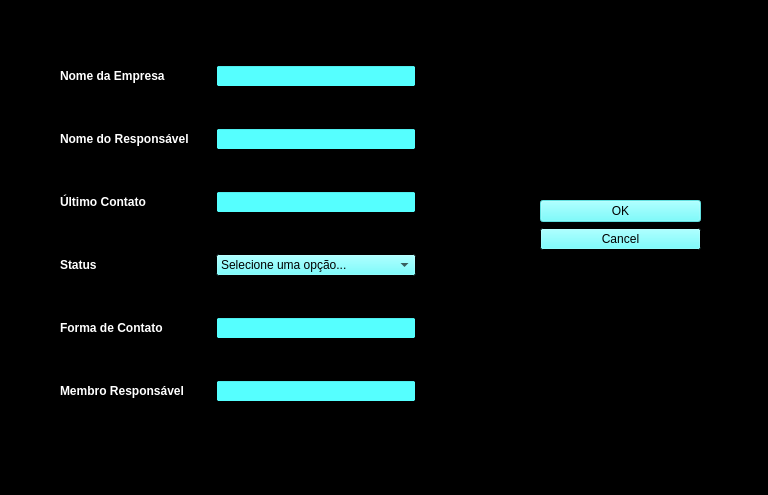
<?xml version="1.0" encoding="UTF-8"?>
<ui version="4.0">
 <class>create_lead</class>
 <widget class="QDialog" name="create_lead">
  <property name="geometry">
   <rect>
    <x>0</x>
    <y>0</y>
    <width>768</width>
    <height>495</height>
   </rect>
  </property>
  <property name="palette">
   <palette>
    <active>
     <colorrole role="WindowText">
      <brush brushstyle="SolidPattern">
       <color alpha="255">
        <red>255</red>
        <green>255</green>
        <blue>255</blue>
       </color>
      </brush>
     </colorrole>
     <colorrole role="Button">
      <brush brushstyle="SolidPattern">
       <color alpha="255">
        <red>85</red>
        <green>255</green>
        <blue>255</blue>
       </color>
      </brush>
     </colorrole>
     <colorrole role="Light">
      <brush brushstyle="SolidPattern">
       <color alpha="255">
        <red>255</red>
        <green>255</green>
        <blue>255</blue>
       </color>
      </brush>
     </colorrole>
     <colorrole role="Midlight">
      <brush brushstyle="SolidPattern">
       <color alpha="255">
        <red>0</red>
        <green>0</green>
        <blue>0</blue>
       </color>
      </brush>
     </colorrole>
     <colorrole role="Dark">
      <brush brushstyle="SolidPattern">
       <color alpha="255">
        <red>0</red>
        <green>0</green>
        <blue>0</blue>
       </color>
      </brush>
     </colorrole>
     <colorrole role="Mid">
      <brush brushstyle="SolidPattern">
       <color alpha="255">
        <red>0</red>
        <green>0</green>
        <blue>0</blue>
       </color>
      </brush>
     </colorrole>
     <colorrole role="Text">
      <brush brushstyle="SolidPattern">
       <color alpha="255">
        <red>0</red>
        <green>0</green>
        <blue>0</blue>
       </color>
      </brush>
     </colorrole>
     <colorrole role="BrightText">
      <brush brushstyle="SolidPattern">
       <color alpha="255">
        <red>255</red>
        <green>255</green>
        <blue>255</blue>
       </color>
      </brush>
     </colorrole>
     <colorrole role="ButtonText">
      <brush brushstyle="SolidPattern">
       <color alpha="255">
        <red>0</red>
        <green>0</green>
        <blue>0</blue>
       </color>
      </brush>
     </colorrole>
     <colorrole role="Base">
      <brush brushstyle="SolidPattern">
       <color alpha="255">
        <red>85</red>
        <green>255</green>
        <blue>255</blue>
       </color>
      </brush>
     </colorrole>
     <colorrole role="Window">
      <brush brushstyle="SolidPattern">
       <color alpha="255">
        <red>0</red>
        <green>0</green>
        <blue>0</blue>
       </color>
      </brush>
     </colorrole>
     <colorrole role="Shadow">
      <brush brushstyle="SolidPattern">
       <color alpha="255">
        <red>0</red>
        <green>0</green>
        <blue>0</blue>
       </color>
      </brush>
     </colorrole>
     <colorrole role="Highlight">
      <brush brushstyle="SolidPattern">
       <color alpha="255">
        <red>85</red>
        <green>255</green>
        <blue>255</blue>
       </color>
      </brush>
     </colorrole>
     <colorrole role="HighlightedText">
      <brush brushstyle="SolidPattern">
       <color alpha="255">
        <red>0</red>
        <green>0</green>
        <blue>0</blue>
       </color>
      </brush>
     </colorrole>
     <colorrole role="Link">
      <brush brushstyle="SolidPattern">
       <color alpha="255">
        <red>85</red>
        <green>255</green>
        <blue>255</blue>
       </color>
      </brush>
     </colorrole>
     <colorrole role="AlternateBase">
      <brush brushstyle="SolidPattern">
       <color alpha="255">
        <red>170</red>
        <green>255</green>
        <blue>255</blue>
       </color>
      </brush>
     </colorrole>
     <colorrole role="ToolTipBase">
      <brush brushstyle="SolidPattern">
       <color alpha="255">
        <red>0</red>
        <green>0</green>
        <blue>0</blue>
       </color>
      </brush>
     </colorrole>
     <colorrole role="ToolTipText">
      <brush brushstyle="SolidPattern">
       <color alpha="255">
        <red>0</red>
        <green>0</green>
        <blue>0</blue>
       </color>
      </brush>
     </colorrole>
     <colorrole role="PlaceholderText">
      <brush brushstyle="SolidPattern">
       <color alpha="128">
        <red>85</red>
        <green>85</green>
        <blue>0</blue>
       </color>
      </brush>
     </colorrole>
    </active>
    <inactive>
     <colorrole role="WindowText">
      <brush brushstyle="SolidPattern">
       <color alpha="255">
        <red>255</red>
        <green>255</green>
        <blue>255</blue>
       </color>
      </brush>
     </colorrole>
     <colorrole role="Button">
      <brush brushstyle="SolidPattern">
       <color alpha="255">
        <red>85</red>
        <green>255</green>
        <blue>255</blue>
       </color>
      </brush>
     </colorrole>
     <colorrole role="Light">
      <brush brushstyle="SolidPattern">
       <color alpha="255">
        <red>255</red>
        <green>255</green>
        <blue>255</blue>
       </color>
      </brush>
     </colorrole>
     <colorrole role="Midlight">
      <brush brushstyle="SolidPattern">
       <color alpha="255">
        <red>0</red>
        <green>0</green>
        <blue>0</blue>
       </color>
      </brush>
     </colorrole>
     <colorrole role="Dark">
      <brush brushstyle="SolidPattern">
       <color alpha="255">
        <red>0</red>
        <green>0</green>
        <blue>0</blue>
       </color>
      </brush>
     </colorrole>
     <colorrole role="Mid">
      <brush brushstyle="SolidPattern">
       <color alpha="255">
        <red>0</red>
        <green>0</green>
        <blue>0</blue>
       </color>
      </brush>
     </colorrole>
     <colorrole role="Text">
      <brush brushstyle="SolidPattern">
       <color alpha="255">
        <red>0</red>
        <green>0</green>
        <blue>0</blue>
       </color>
      </brush>
     </colorrole>
     <colorrole role="BrightText">
      <brush brushstyle="SolidPattern">
       <color alpha="255">
        <red>255</red>
        <green>255</green>
        <blue>255</blue>
       </color>
      </brush>
     </colorrole>
     <colorrole role="ButtonText">
      <brush brushstyle="SolidPattern">
       <color alpha="255">
        <red>0</red>
        <green>0</green>
        <blue>0</blue>
       </color>
      </brush>
     </colorrole>
     <colorrole role="Base">
      <brush brushstyle="SolidPattern">
       <color alpha="255">
        <red>85</red>
        <green>255</green>
        <blue>255</blue>
       </color>
      </brush>
     </colorrole>
     <colorrole role="Window">
      <brush brushstyle="SolidPattern">
       <color alpha="255">
        <red>0</red>
        <green>0</green>
        <blue>0</blue>
       </color>
      </brush>
     </colorrole>
     <colorrole role="Shadow">
      <brush brushstyle="SolidPattern">
       <color alpha="255">
        <red>0</red>
        <green>0</green>
        <blue>0</blue>
       </color>
      </brush>
     </colorrole>
     <colorrole role="Highlight">
      <brush brushstyle="SolidPattern">
       <color alpha="255">
        <red>85</red>
        <green>255</green>
        <blue>255</blue>
       </color>
      </brush>
     </colorrole>
     <colorrole role="HighlightedText">
      <brush brushstyle="SolidPattern">
       <color alpha="255">
        <red>0</red>
        <green>0</green>
        <blue>0</blue>
       </color>
      </brush>
     </colorrole>
     <colorrole role="Link">
      <brush brushstyle="SolidPattern">
       <color alpha="255">
        <red>85</red>
        <green>255</green>
        <blue>255</blue>
       </color>
      </brush>
     </colorrole>
     <colorrole role="AlternateBase">
      <brush brushstyle="SolidPattern">
       <color alpha="255">
        <red>170</red>
        <green>255</green>
        <blue>255</blue>
       </color>
      </brush>
     </colorrole>
     <colorrole role="ToolTipBase">
      <brush brushstyle="SolidPattern">
       <color alpha="255">
        <red>0</red>
        <green>0</green>
        <blue>0</blue>
       </color>
      </brush>
     </colorrole>
     <colorrole role="ToolTipText">
      <brush brushstyle="SolidPattern">
       <color alpha="255">
        <red>0</red>
        <green>0</green>
        <blue>0</blue>
       </color>
      </brush>
     </colorrole>
     <colorrole role="PlaceholderText">
      <brush brushstyle="SolidPattern">
       <color alpha="128">
        <red>85</red>
        <green>85</green>
        <blue>0</blue>
       </color>
      </brush>
     </colorrole>
    </inactive>
    <disabled>
     <colorrole role="WindowText">
      <brush brushstyle="SolidPattern">
       <color alpha="255">
        <red>0</red>
        <green>0</green>
        <blue>0</blue>
       </color>
      </brush>
     </colorrole>
     <colorrole role="Button">
      <brush brushstyle="SolidPattern">
       <color alpha="255">
        <red>85</red>
        <green>255</green>
        <blue>255</blue>
       </color>
      </brush>
     </colorrole>
     <colorrole role="Light">
      <brush brushstyle="SolidPattern">
       <color alpha="255">
        <red>255</red>
        <green>255</green>
        <blue>255</blue>
       </color>
      </brush>
     </colorrole>
     <colorrole role="Midlight">
      <brush brushstyle="SolidPattern">
       <color alpha="255">
        <red>0</red>
        <green>0</green>
        <blue>0</blue>
       </color>
      </brush>
     </colorrole>
     <colorrole role="Dark">
      <brush brushstyle="SolidPattern">
       <color alpha="255">
        <red>0</red>
        <green>0</green>
        <blue>0</blue>
       </color>
      </brush>
     </colorrole>
     <colorrole role="Mid">
      <brush brushstyle="SolidPattern">
       <color alpha="255">
        <red>0</red>
        <green>0</green>
        <blue>0</blue>
       </color>
      </brush>
     </colorrole>
     <colorrole role="Text">
      <brush brushstyle="SolidPattern">
       <color alpha="255">
        <red>0</red>
        <green>0</green>
        <blue>0</blue>
       </color>
      </brush>
     </colorrole>
     <colorrole role="BrightText">
      <brush brushstyle="SolidPattern">
       <color alpha="255">
        <red>255</red>
        <green>255</green>
        <blue>255</blue>
       </color>
      </brush>
     </colorrole>
     <colorrole role="ButtonText">
      <brush brushstyle="SolidPattern">
       <color alpha="255">
        <red>0</red>
        <green>0</green>
        <blue>0</blue>
       </color>
      </brush>
     </colorrole>
     <colorrole role="Base">
      <brush brushstyle="SolidPattern">
       <color alpha="255">
        <red>0</red>
        <green>0</green>
        <blue>0</blue>
       </color>
      </brush>
     </colorrole>
     <colorrole role="Window">
      <brush brushstyle="SolidPattern">
       <color alpha="255">
        <red>0</red>
        <green>0</green>
        <blue>0</blue>
       </color>
      </brush>
     </colorrole>
     <colorrole role="Shadow">
      <brush brushstyle="SolidPattern">
       <color alpha="255">
        <red>0</red>
        <green>0</green>
        <blue>0</blue>
       </color>
      </brush>
     </colorrole>
     <colorrole role="Highlight">
      <brush brushstyle="SolidPattern">
       <color alpha="255">
        <red>0</red>
        <green>120</green>
        <blue>215</blue>
       </color>
      </brush>
     </colorrole>
     <colorrole role="HighlightedText">
      <brush brushstyle="SolidPattern">
       <color alpha="255">
        <red>0</red>
        <green>0</green>
        <blue>0</blue>
       </color>
      </brush>
     </colorrole>
     <colorrole role="Link">
      <brush brushstyle="SolidPattern">
       <color alpha="255">
        <red>85</red>
        <green>255</green>
        <blue>255</blue>
       </color>
      </brush>
     </colorrole>
     <colorrole role="AlternateBase">
      <brush brushstyle="SolidPattern">
       <color alpha="255">
        <red>170</red>
        <green>255</green>
        <blue>255</blue>
       </color>
      </brush>
     </colorrole>
     <colorrole role="ToolTipBase">
      <brush brushstyle="SolidPattern">
       <color alpha="255">
        <red>0</red>
        <green>0</green>
        <blue>0</blue>
       </color>
      </brush>
     </colorrole>
     <colorrole role="ToolTipText">
      <brush brushstyle="SolidPattern">
       <color alpha="255">
        <red>0</red>
        <green>0</green>
        <blue>0</blue>
       </color>
      </brush>
     </colorrole>
     <colorrole role="PlaceholderText">
      <brush brushstyle="SolidPattern">
       <color alpha="128">
        <red>85</red>
        <green>85</green>
        <blue>0</blue>
       </color>
      </brush>
     </colorrole>
    </disabled>
   </palette>
  </property>
  <property name="windowTitle">
   <string>Adicionar lead</string>
  </property>
  <widget class="QDialogButtonBox" name="buttonBox">
   <property name="geometry">
    <rect>
     <x>540</x>
     <y>200</y>
     <width>161</width>
     <height>61</height>
    </rect>
   </property>
   <property name="orientation">
    <enum>Qt::Vertical</enum>
   </property>
   <property name="standardButtons">
    <set>QDialogButtonBox::Cancel|QDialogButtonBox::Ok</set>
   </property>
  </widget>
  <widget class="QWidget" name="layoutWidget">
   <property name="geometry">
    <rect>
     <x>60</x>
     <y>30</y>
     <width>371</width>
     <height>411</height>
    </rect>
   </property>
   <layout class="QVBoxLayout" name="verticalLayout">
    <item>
     <layout class="QHBoxLayout" name="horizontalLayout">
      <item>
       <widget class="QLabel" name="empresa_2">
        <property name="minimumSize">
         <size>
          <width>150</width>
          <height>0</height>
         </size>
        </property>
        <property name="font">
         <font>
          <weight>75</weight>
          <bold>true</bold>
         </font>
        </property>
        <property name="text">
         <string>Nome da Empresa</string>
        </property>
       </widget>
      </item>
      <item>
       <widget class="QLineEdit" name="empresa">
        <property name="minimumSize">
         <size>
          <width>200</width>
          <height>0</height>
         </size>
        </property>
        <property name="maximumSize">
         <size>
          <width>200</width>
          <height>16777215</height>
         </size>
        </property>
       </widget>
      </item>
      <item>
       <spacer name="horizontalSpacer_5">
        <property name="orientation">
         <enum>Qt::Horizontal</enum>
        </property>
        <property name="sizeHint" stdset="0">
         <size>
          <width>40</width>
          <height>20</height>
         </size>
        </property>
       </spacer>
      </item>
     </layout>
    </item>
    <item>
     <layout class="QHBoxLayout" name="horizontalLayout_2">
      <item>
       <widget class="QLabel" name="responsavel_2">
        <property name="minimumSize">
         <size>
          <width>150</width>
          <height>0</height>
         </size>
        </property>
        <property name="font">
         <font>
          <weight>75</weight>
          <bold>true</bold>
         </font>
        </property>
        <property name="text">
         <string>Nome do Responsável</string>
        </property>
       </widget>
      </item>
      <item>
       <widget class="QLineEdit" name="responsavel">
        <property name="minimumSize">
         <size>
          <width>200</width>
          <height>0</height>
         </size>
        </property>
        <property name="maximumSize">
         <size>
          <width>200</width>
          <height>16777215</height>
         </size>
        </property>
       </widget>
      </item>
      <item>
       <spacer name="horizontalSpacer_3">
        <property name="orientation">
         <enum>Qt::Horizontal</enum>
        </property>
        <property name="sizeHint" stdset="0">
         <size>
          <width>40</width>
          <height>20</height>
         </size>
        </property>
       </spacer>
      </item>
     </layout>
    </item>
    <item>
     <layout class="QHBoxLayout" name="horizontalLayout_6">
      <item>
       <widget class="QLabel" name="ultimo_contato">
        <property name="minimumSize">
         <size>
          <width>150</width>
          <height>0</height>
         </size>
        </property>
        <property name="font">
         <font>
          <weight>75</weight>
          <bold>true</bold>
         </font>
        </property>
        <property name="text">
         <string>Último Contato</string>
        </property>
       </widget>
      </item>
      <item>
       <widget class="QLineEdit" name="ultimoContato">
        <property name="minimumSize">
         <size>
          <width>200</width>
          <height>0</height>
         </size>
        </property>
        <property name="maximumSize">
         <size>
          <width>200</width>
          <height>16777215</height>
         </size>
        </property>
       </widget>
      </item>
      <item>
       <spacer name="horizontalSpacer_4">
        <property name="orientation">
         <enum>Qt::Horizontal</enum>
        </property>
        <property name="sizeHint" stdset="0">
         <size>
          <width>40</width>
          <height>20</height>
         </size>
        </property>
       </spacer>
      </item>
     </layout>
    </item>
    <item>
     <layout class="QHBoxLayout" name="horizontalLayout_3">
      <item>
       <widget class="QLabel" name="status">
        <property name="minimumSize">
         <size>
          <width>150</width>
          <height>0</height>
         </size>
        </property>
        <property name="font">
         <font>
          <weight>75</weight>
          <bold>true</bold>
         </font>
        </property>
        <property name="text">
         <string>Status</string>
        </property>
       </widget>
      </item>
      <item>
       <widget class="QComboBox" name="statusComboBox">
        <property name="minimumSize">
         <size>
          <width>200</width>
          <height>0</height>
         </size>
        </property>
        <item>
         <property name="text">
          <string>Selecione uma opção...</string>
         </property>
        </item>
        <item>
         <property name="text">
          <string>A Prospectar</string>
         </property>
        </item>
        <item>
         <property name="text">
          <string>Diagnostico</string>
         </property>
        </item>
        <item>
         <property name="text">
          <string>Proposta</string>
         </property>
        </item>
        <item>
         <property name="text">
          <string>Negociacao</string>
         </property>
        </item>
        <item>
         <property name="text">
          <string>Fechado</string>
         </property>
        </item>
        <item>
         <property name="text">
          <string>Perdido</string>
         </property>
        </item>
       </widget>
      </item>
      <item>
       <spacer name="horizontalSpacer">
        <property name="orientation">
         <enum>Qt::Horizontal</enum>
        </property>
        <property name="sizeHint" stdset="0">
         <size>
          <width>40</width>
          <height>20</height>
         </size>
        </property>
       </spacer>
      </item>
     </layout>
    </item>
    <item>
     <layout class="QHBoxLayout" name="horizontalLayout_4">
      <item>
       <widget class="QLabel" name="forma_contato">
        <property name="minimumSize">
         <size>
          <width>150</width>
          <height>0</height>
         </size>
        </property>
        <property name="font">
         <font>
          <weight>75</weight>
          <bold>true</bold>
         </font>
        </property>
        <property name="text">
         <string>Forma de Contato</string>
        </property>
       </widget>
      </item>
      <item>
       <widget class="QLineEdit" name="formaDeContato">
        <property name="minimumSize">
         <size>
          <width>200</width>
          <height>0</height>
         </size>
        </property>
        <property name="maximumSize">
         <size>
          <width>200</width>
          <height>16777215</height>
         </size>
        </property>
       </widget>
      </item>
      <item>
       <spacer name="horizontalSpacer_2">
        <property name="orientation">
         <enum>Qt::Horizontal</enum>
        </property>
        <property name="sizeHint" stdset="0">
         <size>
          <width>40</width>
          <height>20</height>
         </size>
        </property>
       </spacer>
      </item>
     </layout>
    </item>
    <item>
     <layout class="QHBoxLayout" name="horizontalLayout_5">
      <item>
       <widget class="QLabel" name="membro_2">
        <property name="minimumSize">
         <size>
          <width>150</width>
          <height>0</height>
         </size>
        </property>
        <property name="font">
         <font>
          <weight>75</weight>
          <bold>true</bold>
         </font>
        </property>
        <property name="text">
         <string>Membro Responsável</string>
        </property>
       </widget>
      </item>
      <item>
       <widget class="QLineEdit" name="membro">
        <property name="minimumSize">
         <size>
          <width>200</width>
          <height>0</height>
         </size>
        </property>
        <property name="maximumSize">
         <size>
          <width>200</width>
          <height>16777215</height>
         </size>
        </property>
       </widget>
      </item>
      <item>
       <spacer name="horizontalSpacer_6">
        <property name="orientation">
         <enum>Qt::Horizontal</enum>
        </property>
        <property name="sizeHint" stdset="0">
         <size>
          <width>40</width>
          <height>20</height>
         </size>
        </property>
       </spacer>
      </item>
     </layout>
    </item>
   </layout>
  </widget>
  <widget class="QLabel" name="logo">
   <property name="geometry">
    <rect>
     <x>500</x>
     <y>120</y>
     <width>360</width>
     <height>50</height>
    </rect>
   </property>
   <property name="minimumSize">
    <size>
     <width>360</width>
     <height>50</height>
    </size>
   </property>
   <property name="maximumSize">
    <size>
     <width>360</width>
     <height>50</height>
    </size>
   </property>
   <property name="text">
    <string/>
   </property>
  </widget>
 </widget>
 <resources/>
 <connections>
  <connection>
   <sender>buttonBox</sender>
   <signal>accepted()</signal>
   <receiver>create_lead</receiver>
   <slot>accept()</slot>
   <hints>
    <hint type="sourcelabel">
     <x>248</x>
     <y>254</y>
    </hint>
    <hint type="destinationlabel">
     <x>157</x>
     <y>274</y>
    </hint>
   </hints>
  </connection>
  <connection>
   <sender>buttonBox</sender>
   <signal>rejected()</signal>
   <receiver>create_lead</receiver>
   <slot>reject()</slot>
   <hints>
    <hint type="sourcelabel">
     <x>316</x>
     <y>260</y>
    </hint>
    <hint type="destinationlabel">
     <x>286</x>
     <y>274</y>
    </hint>
   </hints>
  </connection>
 </connections>
</ui>
